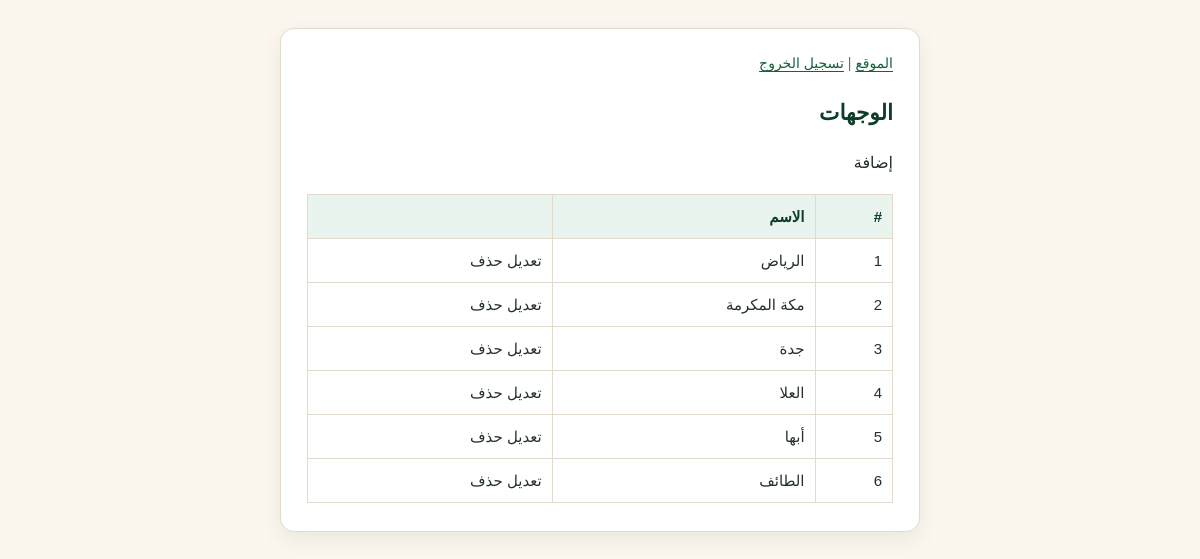
Page /admin/dashboard.php (signed in) on the committed database.
### tables this page shows
CREATE TABLE IF NOT EXISTS places (
    id INT UNSIGNED NOT NULL AUTO_INCREMENT,
    name VARCHAR(255) NOT NULL,
    region VARCHAR(255) NOT NULL,
    category VARCHAR(100) NOT NULL,
    short_text VARCHAR(500) NOT NULL,
    description TEXT NOT NULL,
    image VARCHAR(512) NOT NULL,
    landmarks JSON NOT NULL,
    PRIMARY KEY (id),
    KEY ix_places_region (region(100)),
    KEY ix_places_category (category)
);

### includes/db.php (called while the page is built, shortened)
<?php
require_once __DIR__ . '/config.php';
function db(): PDO
{
    $c = config();
    $port = (int) $c['PORT'];
    $dsn = sprintf(
        'mysql:host=%s;dbname=%s;port=%d;charset=utf8mb4',
        $c['HOST'],
        $c['DBNAME'],
        $port
    );
    $pdo = new PDO(
        $dsn,
        $c['USER'],
        $c['PASSWORD'],
        [
            PDO::ATTR_ERRMODE => PDO::ERRMODE_EXCEPTION,
            PDO::ATTR_DEFAULT_FETCH_MODE => PDO::FETCH_ASSOC,
        ]
    );
    return $pdo;
}

### includes/places.php (called while the page is built, shortened)
<?php
require_once __DIR__ . '/db.php';
function places_normalize_row(array $row): array
{
    $lm = $row['landmarks'] ?? null;
    if (is_string($lm)) {
        $decoded = json_decode($lm, true);
        $row['landmarks'] = is_array($decoded) ? $decoded : [];
    } elseif (!is_array($lm)) {
        $row['landmarks'] = [];
    }
    return $row;
}
function places_all(): array
{
    $sql = <<<SQL
        SELECT id, name, region, category, short_text, description, image, landmarks
        FROM places
        ORDER BY id ASC
    SQL;
    $stmt = db()->query($sql);
    $rows = $stmt->fetchAll();
    return array_map('places_normalize_row', $rows);
}

### includes/config.php (called while the page is built, shortened)
<?php
function h(string $s): string
{
    return htmlspecialchars($s, ENT_QUOTES, 'UTF-8');
}

### admin/dashboard.php (the view, shortened to what this page needs)
<?php
require_once dirname(__DIR__) . '/includes/places.php';
$rows = places_all();
?>
<!DOCTYPE html>
<html lang="ar" dir="rtl">
<head>
  <link rel="stylesheet" href="../css/style.css" />
</head>
<body class="admin-simple admin-dashboard">
<main class="admin-simple-inner">
<p class="admin-nav-top"><a href="../index.php">الموقع</a> | <a href="logout.php">تسجيل الخروج</a></p>
<h1>الوجهات</h1>
<p><a href="add.php">إضافة</a></p>
<div class="admin-table-wrap">
<table>
  <tr><th>#</th><th>الاسم</th><th></th></tr>
  <?php foreach ($rows as $row) : ?>
    <?php $rid = (int) $row['id']; ?>
    <tr>
      <td><?= $rid ?></td>
      <td><?= h((string) $row['name']) ?></td>
      <td><a href="edit.php?id=<?= $rid ?>">تعديل</a> <a href="delete.php?id=<?= $rid ?>">حذف</a></td>
    </tr>
  <?php endforeach; ?>
</table>
</div>
</main>
</body>
</html>

### css/style.css (style rules this page uses)
:root { --green: #14613b; --green-dark: #0b3d27; --green-light: #e9f4ee; --gold: #b8832f; --sand: #f4ecd9; --bg: #fbf7ef; --white: #ffffff; --text: #243029; --muted: #66736b; --border: #e2dacd; --danger: #b42318; --shadow: 0 8px 22px rgba(36, 48, 41, 0.08); --radius: 14px; }
* { box-sizing: border-box; }
html { scroll-behavior: smooth; }
body { margin: 0; font-family: Tahoma, Arial, sans-serif; background: var(--bg); color: var(--text); line-height: 1.8; }
a { color: inherit; text-decoration: none; }
.admin-simple { min-height: 100vh; padding: 28px 16px 48px; }
.admin-simple-inner { max-width: 480px; margin: 0 auto; padding: 22px 26px 28px; background: var(--white); border: 1px solid var(--border); border-radius: var(--radius); box-shadow: var(--shadow); }
.admin-dashboard .admin-simple-inner, .admin-form-page .admin-simple-inner { max-width: 640px; }
.admin-simple-inner h1 { margin: 0 0 12px; font-size: 1.35rem; color: var(--green-dark); }
.admin-nav-top { margin: 0 0 18px; font-size: 14px; color: var(--muted); }
.admin-nav-top a { color: var(--green); text-decoration: underline; text-underline-offset: 3px; }
.admin-table-wrap { margin-top: 14px; overflow-x: auto; }
.admin-simple-inner table { width: 100%; border-collapse: collapse; font-size: 15px; min-width: 0; }
.admin-simple-inner th, .admin-simple-inner td { border: 1px solid var(--border); padding: 8px 10px; text-align: right; }
.admin-simple-inner th { background: var(--green-light); color: var(--green-dark); }

### rows in the picture
places: id "1", name "الرياض"
places: id "2", name "مكة المكرمة"
places: id "3", name "جدة"
places: id "4", name "العلا"
places: id "5", name "أبها"
places: id "6", name "الطائف"
